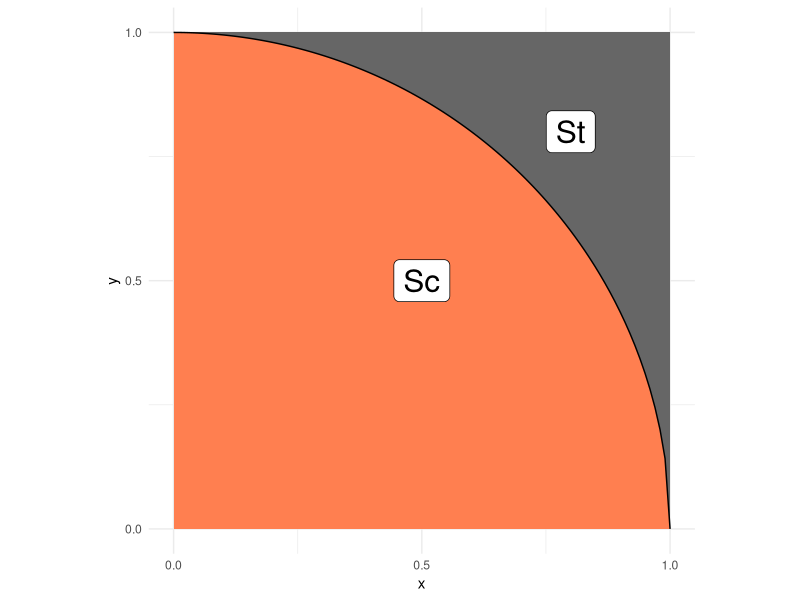
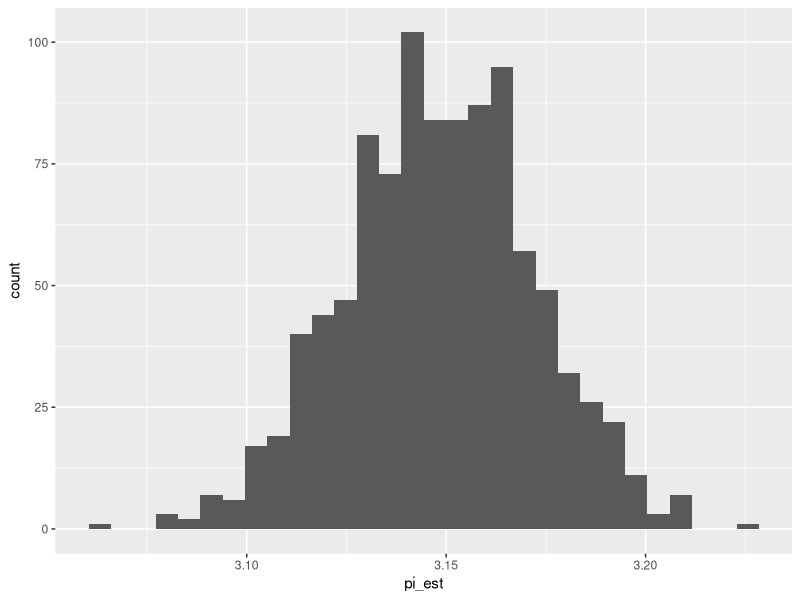

Reproduce these figures in R, in order.
## ---- chunk 1
library(tidyverse)
library(rsample)
## ---- chunk 2
## NOTE: No need to edit; this visual helps explain the pi estimation scheme
tibble(x = seq(0, 1, length.out = 100)) %>%
  mutate(y = sqrt(1 - x^2)) %>%

  ggplot(aes(x, y)) +
  annotate(
    "rect",
    xmin = 0, ymin = 0, xmax = 1, ymax = 1,
    fill = "grey40",
    size = 1
  ) +
  geom_ribbon(aes(ymin = 0, ymax = y), fill = "coral") +
  geom_line() +
  annotate(
    "label",
    x = 0.5, y = 0.5, label = "Sc",
    size = 8
  ) +
  annotate(
    "label",
    x = 0.8, y = 0.8, label = "St",
    size = 8
  ) +
  scale_x_continuous(breaks = c(0, 1/2, 1)) +
  scale_y_continuous(breaks = c(0, 1/2, 1)) +
  theme_minimal() +
  coord_fixed()
## ---- chunk 3
## TASK: Choose a sample size and generate samples
n <- 5000 # Choose a sample size
# Generate the data
df_q1 <-
  tibble(
    x = runif(n, min = 0, max = 1), 
    y = runif(n, min = 0, max = 1)
  )
## ---- chunk 4
## NOTE: Do not edit this code
# Correct sample size
assertthat::assert_that(
  dim(df_q1) %>% 
    .[[1]] == n,
  msg = "The sample size should be `n`"
)
# Correct column names
assertthat::assert_that(
  setequal(names(df_q1), c("x", "y")),
  msg = "df_q1 must include the columns `x` and `y`"
)
print("Good")
## ---- chunk 5
## TASK: Finish implementing this function
stat <- function(x, y) {
  # Test if a point is inside the circle
  inside = ((x^2 + y^2) <= 1)
  inside = inside * 4
}
## ---- chunk 6
## TASK: Finish writing these assert statements

# Check the value for points *inside* the circle
assertthat::assert_that(
   tibble(x = 0.25, y = 0.25) %>% # Pick a point *inside* the circle
    mutate(stat = stat(x, y)) %>% 
    pull(stat) %>% 
    .[[1]] == 
  4, # Write the correct value of stat() here
  msg = "Incorrect value when a point is inside the circle"
)

# Check the value for points *outside* the circle
assertthat::assert_that(
   tibble(x = 1, y = 1) %>% # Pick a point *outside* the circle
    mutate(stat = stat(x, y)) %>% 
    pull(stat) %>% 
    .[[1]] ==
  0, # Write the correct value of stat() here
  msg = "Incorrect value when a point is outside the circle"
)
print("Your assertions passed, but make sure they're checking the right thing!")
## ---- chunk 7
## TASK: Estimate pi using your data from q1
df_q3 <- 
  df_q1 %>% 
  # TODO: Estimate pi as the column `pi_est`
  mutate(est = stat(x, y)) %>% 
  summarise(pi_est = mean(est))
  
df_q3
## ---- chunk 8
## NOTE: Do not edit this code
# Correct sample size
assertthat::assert_that(
  dim(df_q3) %>% 
    .[[1]] == 1,
  msg = "This result should have just one row"
)
# Correct column names
assertthat::assert_that(
  setequal(names(df_q3), c("pi_est")),
  msg = "df_q3 must include the column `pi_est`"
)
print("Good")
## ---- chunk 9
## TASK: Finish the code below
df_q4 <- 
  df_q1 %>% 
  bootstraps(., times = 1000) %>% 
  mutate(
    pi_est = map_dbl(
      splits,
      function(split_df) {
        analysis(split_df) %>% 
          # Estimate pi (pi_est) using the resampled data;
          # this should be *identical* to the
          # code you wrote for q3
          mutate(est = stat(x, y)) %>% 
          summarise(pi_est = mean(est)) %>% 
          pull(pi_est)
      }
    )
  )

## NOTE: Do not edit; use this to visualize your results
df_q4 %>% 
  ggplot(aes(pi_est)) +
  geom_histogram()
## ---- chunk 10
## TASK: Compute a bootstrap confidence interval at the 95% level (alpha = 0.05)

alpha = 0.05

df_q5 <- 
  df_q4 %>% 
  summarize(
    # TODO: Compute pi_lo and pi_up
    pi_lo = quantile(pi_est, probs = alpha / 2),
    pi_up = quantile(pi_est, probs = (1 - (alpha / 2)))
  )

df_q5
## ---- chunk 11
df_q1 %>%
  mutate(stat = stat(x, y)) %>% 
  summarize(
    pi_est = mean(stat),
    sd = sd(stat),
    se = sd / sqrt(length(stat))
    ) %>% 
  mutate(
    pi_lo = pi_est - (1.96 * se),
    pi_hi = pi_est + (1.96 * se)
  )
